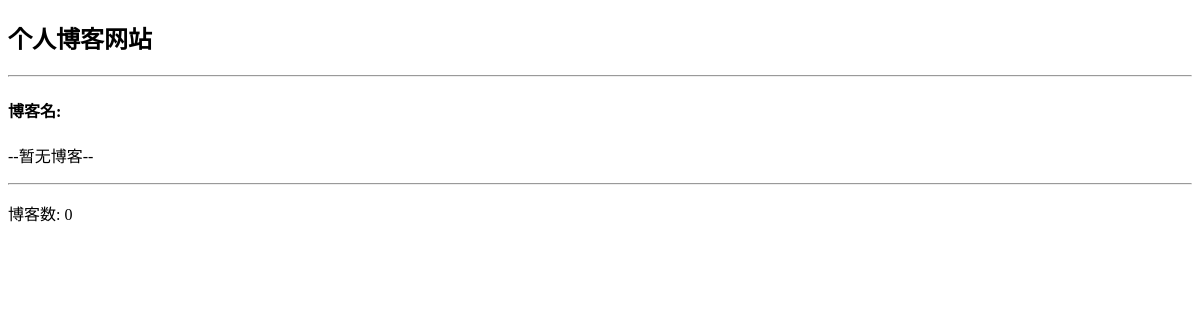
Before: / with the older database file.
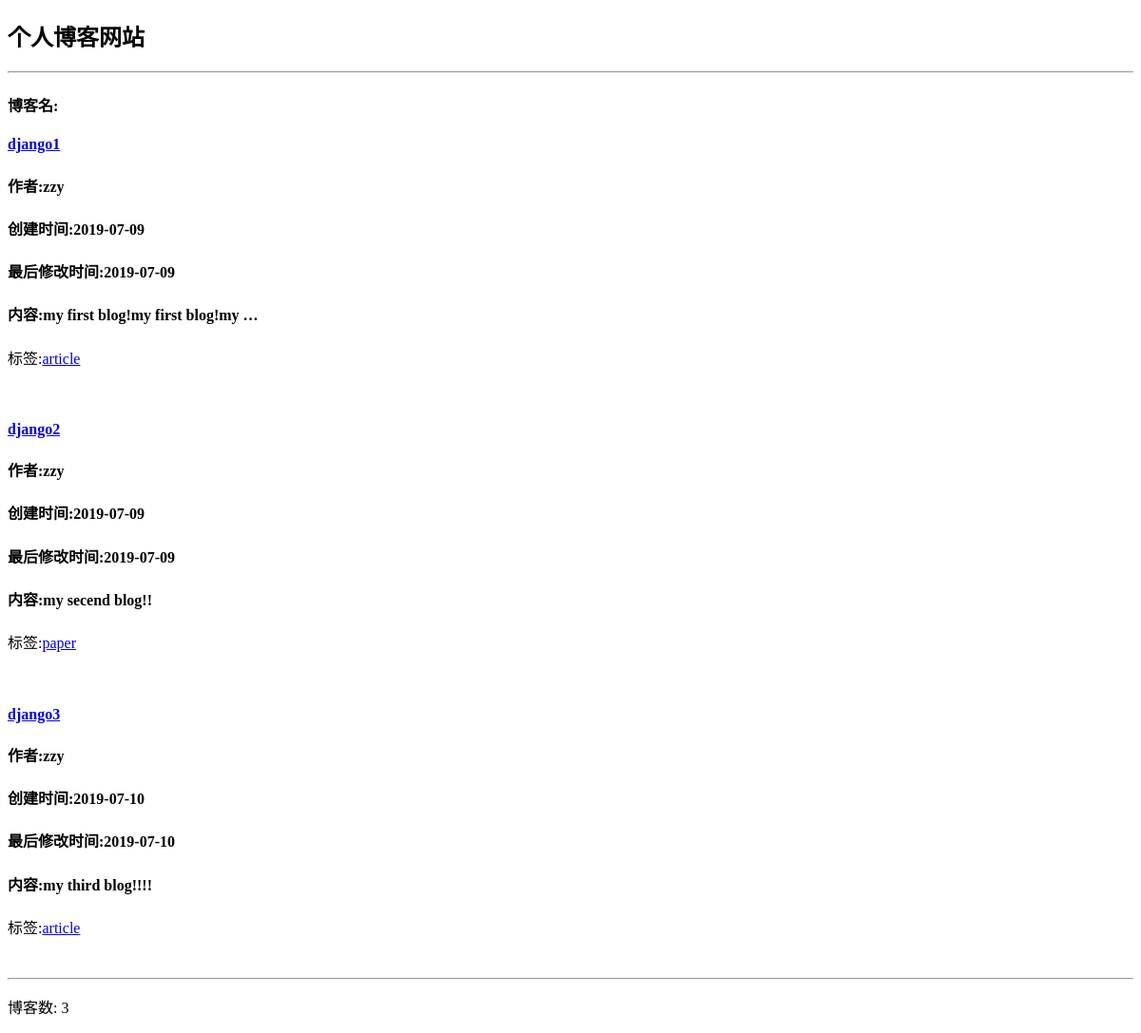
After: the same page with the newer database file.
### blog/models.py (models this page shows, shortened)
class Blog(models.Model):
    title = models.CharField(max_length=30)
    content = models.TextField()
    author = models.ForeignKey(User, on_delete=models.DO_NOTHING)
    created_time = models.DateTimeField(auto_now_add=True)
    last_updated_time = models.DateTimeField(auto_now=True)
    blog_type = models.ForeignKey(BlogType, on_delete=models.DO_NOTHING)

class BlogType(models.Model):
    type_name = models.CharField(max_length=15)
    def __str__(self):
        return self.type_name

### blog/views.py (the view)
# urls.py: path('', blog_list, name='home'),
def blog_list(request):
    blogs = Blog.objects.all()
    context = {'blogs': blogs}
    return render_to_response('blog_list.html', context)

### blog/templates/blog_list.html (shortened to what this page needs)
<!DOCTYPE html>
<html lang="en">
<head>
</head>
<body>
    <div>
        <h2>个人博客网站</h2>
    </div>
    <hr>
    <h4>博客名:</h4>
    {% for blog in blogs %}
        <a href="{% url 'blog_detail' blog.pk %} ">
        <h4>{{ blog.title }}</h4>
        </a>
        <h4>作者:{{ blog.author }}</h4>
        <h4>创建时间:{{ blog.created_time|date:"Y-m-d" }}</h4>
        <h4>最后修改时间:{{ blog.last_updated_time|date:"Y-m-d" }}</h4>
        <h4>内容:{{ blog.content|truncatewords:5|truncatechars:50 }}</h4>
        <p>标签:<a href="{% url 'blog_with_type' blog.blog_type.pk %}">{{ blog.blog_type }}</a></p>
        <br>
    {% empty %}
        <p>--暂无博客--</p>
    {% endfor %}
    <hr>
    <p>博客数: {{ blogs|length }}</p>
</body>
</html>

Changed rows visible on the page:
added Blog: title "django1", author "zzy", created_time "2019-07-09", last_updated_time "2019-07-09", content "my first blog!my first blog!my …", blog_type "article"
added Blog: title "django2", author "zzy", created_time "2019-07-09", last_updated_time "2019-07-09", content "my secend blog!!", blog_type "paper"
added Blog: title "django3", author "zzy", created_time "2019-07-10", last_updated_time "2019-07-10", content "my third blog!!!!", blog_type "article"
Other visible differences:
{{ blogs|length }}: "0" → "3"
text no longer shown: "--暂无博客--"
